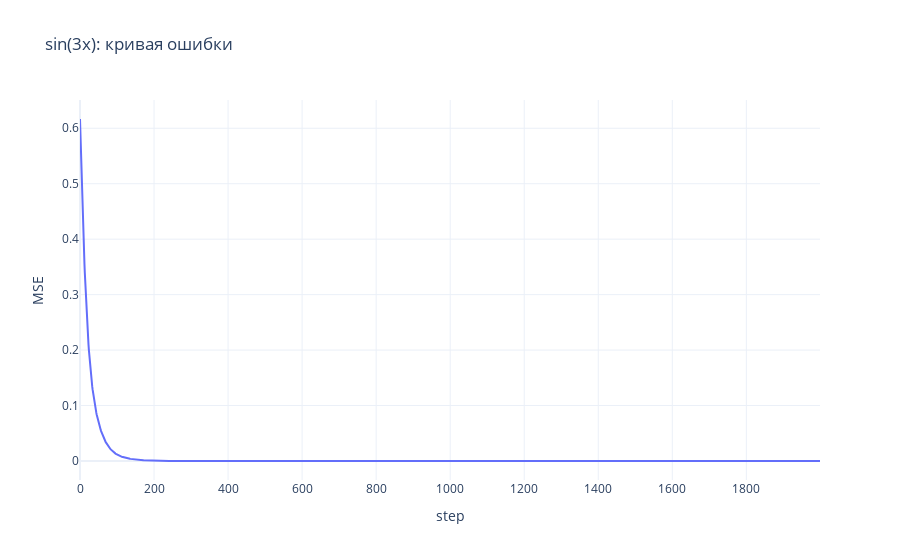

Notebook cell for this chart:
### Code cell
fig = go.Figure()
fig.add_trace(
    go.Scatter(
        x=list(range(len(loss_history))),
        y=loss_history,
        mode="lines",
        name="MSE"
    )
)
fig.update_layout(
    title="sin(3x): кривая ошибки",
    xaxis_title="step",
    yaxis_title="MSE",
    template="plotly_white"
)
fig.show()

### Figure 1 — Plotly figure (JSON) as saved in the notebook; plotly's stock layout.template omitted (floating-point values rounded to 4 significant figures; data arrays with more than 128 entries replaced by an {"elided": "..."} marker saying what was removed)
{"data": [{"mode": "lines", "name": "MSE", "type": "scatter", "x": {"elided": "2000 int values"}, "y": {"elided": "2000 float values"}}], "layout": {"title": {"text": "sin(3x): кривая ошибки"}, "xaxis": {"title": {"text": "step"}}, "yaxis": {"title": {"text": "MSE"}}}}
